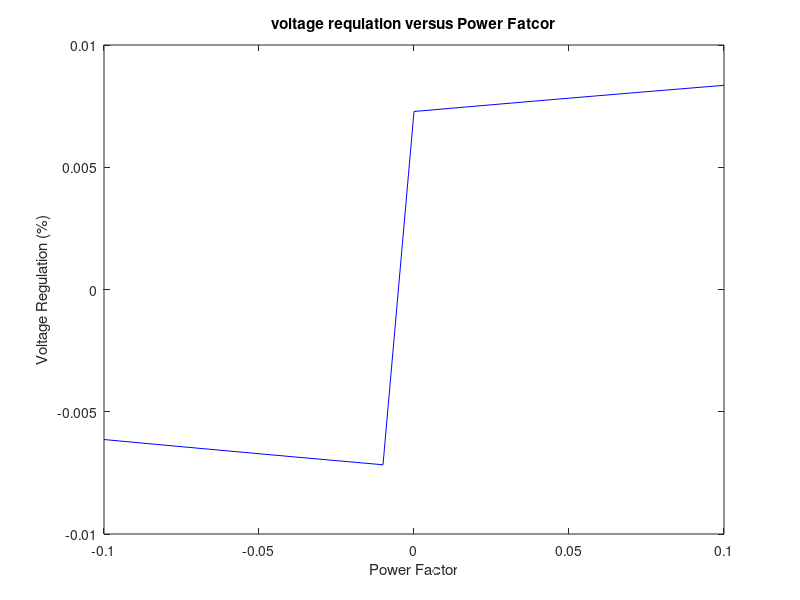

MATLAB code for this plot:
clear;
clc;
Vs = 2400;
S = 7500;
Req = 0.83;
Xeq = 0.546;
amps= -0.1:0.01:0.1;
b(1,:) = [-0.994987437106620,-0.995941765365827,-0.996794863550169,-0.997546991374341,-0.998198377077422,-0.998749217771909,-0.999199679743744,-0.999549898704412,-0.999799979995999,-0.999949998749938,1,0.999949998749938,0.999799979995999,0.999549898704412,0.999199679743744,0.998749217771909,0.998198377077422,0.997546991374341,0.996794863550169,0.995941765365827,0.994987437106620];
a(1,:) = sqrt(1-b.*b) ;
P = S.* a;
Q = S.* b;
I = Vs./(P+Q*j);
Vpa = Vs + Req.*I + j.*Xeq.*I;
VR = (abs(Vpa)-Vs)./Vs.*100;
plot(amps,VR(1,:),'b-');
hold on;
title ('voltage requlation versus Power Fatcor');
xlabel('Power Factor');
ylabel('Voltage Regulation (%)');
hold off;